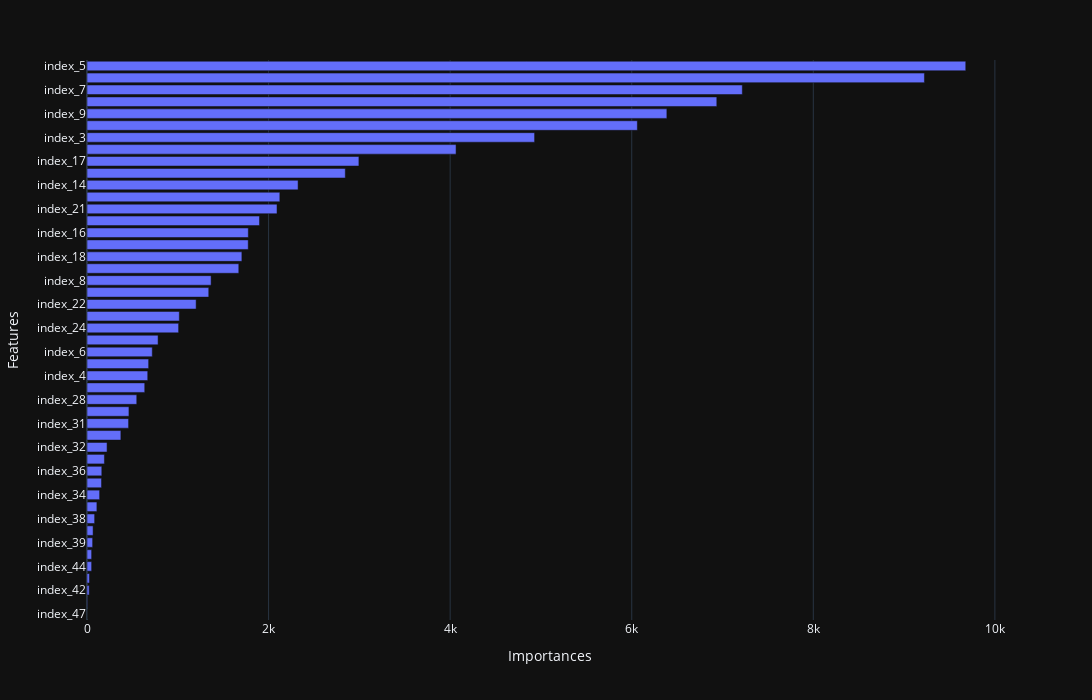

Notebook code for this chart:
### Code cell
test_model = results.iloc[0].model
# test_model = r.iloc[0].model
importances = test_model.feature_importances_
# features = test_model.feature_name_
features = dummy_cols

plot_df = pd.DataFrame({'Features':features, 'Importances':importances})
plot_df = plot_df.sort_values(by='Importances', ascending=True)


fig = px.bar(plot_df, x='Importances', y='Features', template='plotly_dark',width=1200, height=700)
fig

### Figure 1 — Plotly figure (JSON) as saved in the notebook; plotly's stock layout.template omitted (floating-point values rounded to 4 significant figures)
{"data": [{"alignmentgroup": "True", "hovertemplate": "Importances=%{x}<br>Features=%{y}<extra></extra>", "legendgroup": "", "marker": {"color": "#636efa", "pattern": {"shape": ""}}, "name": "", "offsetgroup": "", "orientation": "h", "showlegend": false, "textposition": "auto", "type": "bar", "x": [0, 5, 24, 27, 51, 51, 62, 67, 84, 109, 139, 160, 163, 192, 221, 373, 458, 462, 548, 636, 669, 679, 719, 783, 1009, 1017, 1202, 1341, 1367, 1672, 1706, 1776, 1777, 1900, 2093, 2124, 2325, 2845, 2995, 4065, 4930, 6062, 6387, 6937, 7218, 9224, 9679], "xaxis": "x", "y": ["index_47", "index_46", "index_42", "index_45", "index_44", "index_43", "index_39", "index_41", "index_38", "index_40", "index_34", "index_37", "index_36", "index_35", "index_32", "index_33", "index_31", "index_30", "index_28", "index_26", "index_4", "index_2", "index_6", "index_29", "index_24", "index_27", "index_22", "index_25", "index_8", "index_20", "index_18", "index_23", "index_16", "index_10", "index_21", "index_12", "index_14", "index_19", "index_17", "index_15", "index_3", "index_13", "index_9", "index_11", "index_7", "index_1", "index_5"], "yaxis": "y"}], "layout": {"barmode": "relative", "height": 700, "legend": {"tracegroupgap": 0}, "margin": {"t": 60}, "width": 1200, "xaxis": {"anchor": "y", "domain": [0, 1], "title": {"text": "Importances"}}, "yaxis": {"anchor": "x", "domain": [0, 1], "title": {"text": "Features"}}}}
